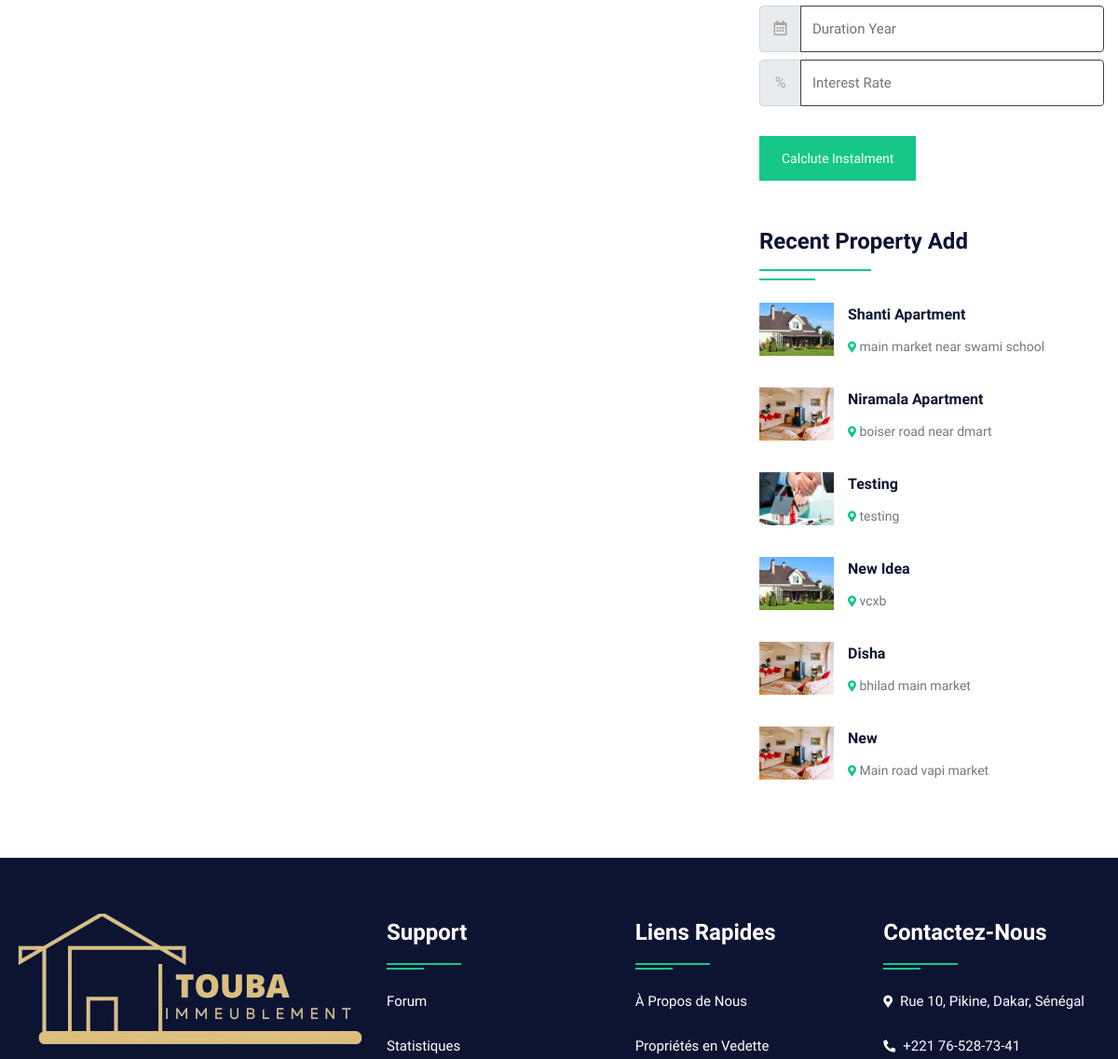
Before: /propertygrid.php (middle part) with the older database file.
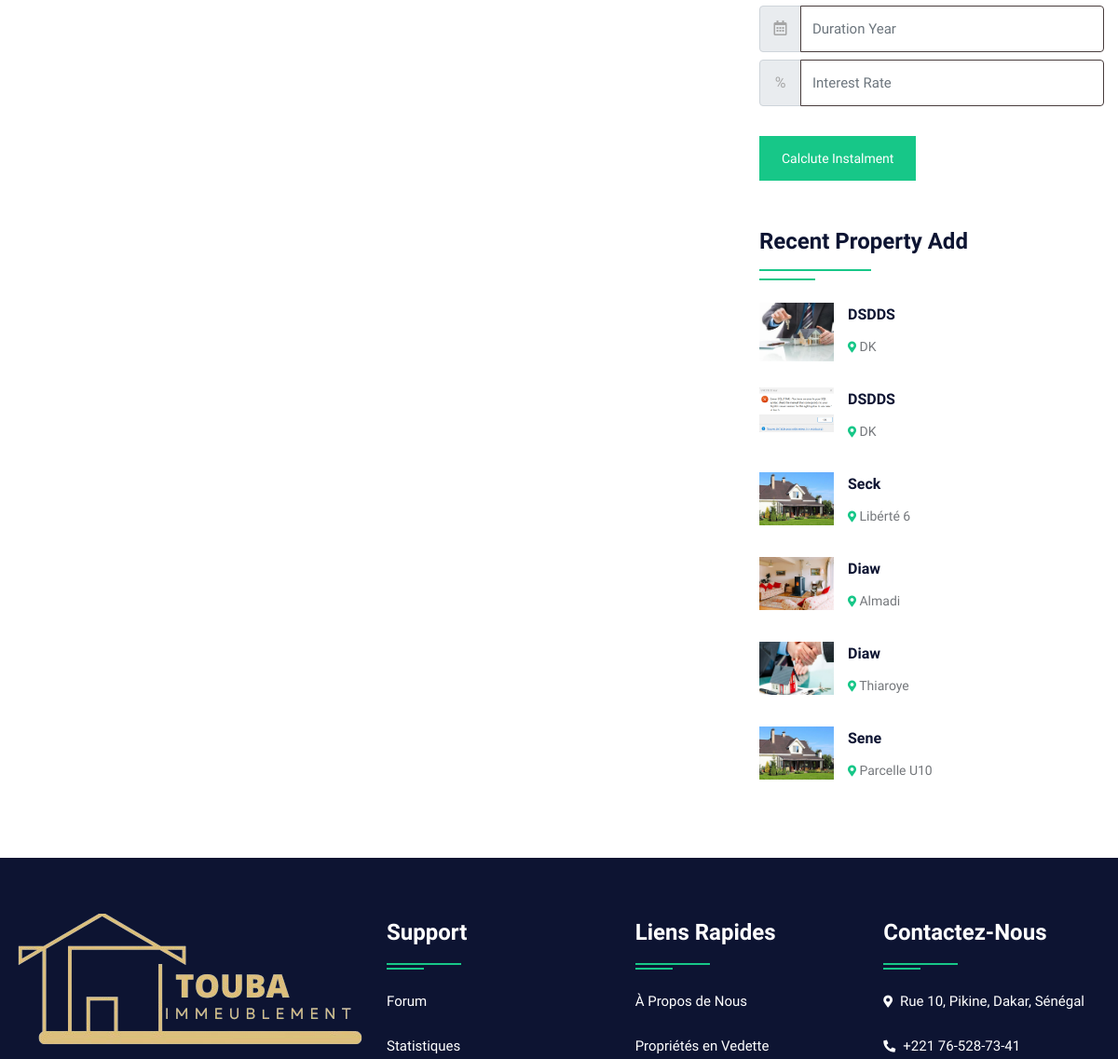
After: the same page with the newer database file.
### tables this page shows
CREATE TABLE `property` (
  `pid` int NOT NULL AUTO_INCREMENT,
  `title` varchar(200) NOT NULL,
  `pcontent` longtext NOT NULL,
  `type` varchar(100) NOT NULL,
  `bhk` varchar(50) NOT NULL,
  `stype` varchar(100) NOT NULL,
  `bedroom` int NOT NULL,
  `bathroom` int NOT NULL,
  `balcony` int NOT NULL,
  `kitchen` int NOT NULL,
  `hall` int NOT NULL,
  `floor` varchar(50) NOT NULL,
  `size` int NOT NULL,
  `price` int NOT NULL,
  `location` varchar(200) NOT NULL,
  `city` varchar(100) NOT NULL,
  `state` varchar(100) NOT NULL,
  `feature` longtext NOT NULL,
  `pimage` varchar(300) NOT NULL,
  `pimage1` varchar(300) NOT NULL,
  `pimage2` varchar(300) NOT NULL,
  `pimage3` varchar(300) NOT NULL,
  `pimage4` varchar(300) NOT NULL,
  `uid` int NOT NULL,
  `status` varchar(50) NOT NULL,
  `mapimage` varchar(300) NOT NULL,
  `topmapimage` varchar(300) NOT NULL,
  `groundmapimage` varchar(300) NOT NULL,
  `totalfloor` varchar(50) NOT NULL,
  `date` datetime NOT NULL DEFAULT CURRENT_TIMESTAMP,
  PRIMARY KEY (`pid`)
);

### propertygrid.php (the view, shortened to what this page needs)
<!DOCTYPE html>
<html lang="en">
<head>
<link rel="stylesheet" type="text/css" href="css/bootstrap.min.css">
<link rel="stylesheet" type="text/css" href="css/bootstrap-slider.css">
<link rel="stylesheet" type="text/css" href="css/jquery-ui.css">
<link rel="stylesheet" type="text/css" href="css/layerslider.css">
<link rel="stylesheet" type="text/css" href="css/color.css" id="color-change">
<link rel="stylesheet" type="text/css" href="css/owl.carousel.min.css">
<link rel="stylesheet" type="text/css" href="css/font-awesome.min.css">
<link rel="stylesheet" type="text/css" href="fonts/flaticon/flaticon.css">
<link rel="stylesheet" type="text/css" href="css/style.css">
</head>
<body>
<div id="page-wrapper">
    <div class="row">
		<?php include("include/header.php");?>
        <div class="full-row">
            <div class="container">
                <div class="row">
					<div class="col-lg-8">
                    </div>
                    <div class="col-lg-4">
                        <div class="sidebar-widget">
						<form class="d-inline-block w-100" action="calc.php" method="post">
                            <div class="input-group mb-2 mr-sm-2">
                                <div class="input-group-prepend">
                                    <div class="input-group-text"><i class="far fa-calendar-alt"></i></div>
                                </div>
                                <input type="text" class="form-control" name="month" placeholder="Duration Year">
                            </div>
                            <div class="input-group mb-2 mr-sm-2">
                                <div class="input-group-prepend">
                                    <div class="input-group-text">%</div>
                                </div>
                                <input type="text" class="form-control" name="interest" placeholder="Interest Rate">
                            </div>
                            <button type="submit" value="submit" name="calc" class="btn btn-primary mt-4">Calclute Instalment</button>
                        </form>
                        </div>
                        <div class="sidebar-widget mt-5">
                            <h4 class="double-down-line-left text-secondary position-relative pb-4 mb-4">Recent Property Add</h4>
                            <ul class="property_list_widget">
								<?php
								$query=mysqli_query($con,"SELECT * FROM `property` ORDER BY date DESC LIMIT 6");
										while($row=mysqli_fetch_array($query))
										{
								?>
                                <li> <img src="admin/property/<?php echo $row['18'];?>" alt="pimage">
                                    <h6 class="text-secondary hover-text-primary text-capitalize"><a href="propertydetail.php?pid=<?php echo $row['0'];?>"><?php echo $row['1'];?></a></h6>
                                    <span class="font-14"><i class="fas fa-map-marker-alt icon-primary icon-small"></i> <?php echo $row['14'];?></span>
                                </li>
                                <?php } ?>
                            </ul>
                        </div>
                    </div>
                </div>
            </div>
        </div>
		<?php include("include/footer.php");?>
    </div>
</div>
</body>
</html>

Changed rows visible on the page:
no longer on this page (row edited): property: pimage (picture), title "Disha", location "bhilad main market"
no longer on this page (row edited): property: pimage (picture), title "New", location "Main road vapi market"
added property: pimage (picture), title "DSDDS", location "DK"
added property: pimage (picture), title "DSDDS", location "DK"
changed property: title "Shanti Apartment" → "Seck"; location "main market near swami school" → "Libérté 6"
changed property: title "Niramala Apartment" → "Diaw"; location "boiser road near dmart" → "Almadi"
changed property: title "Testing" → "Diaw"; location "testing" → "Thiaroye"
changed property: title "New Idea" → "Sene"; location "vcxb" → "Parcelle U10"
